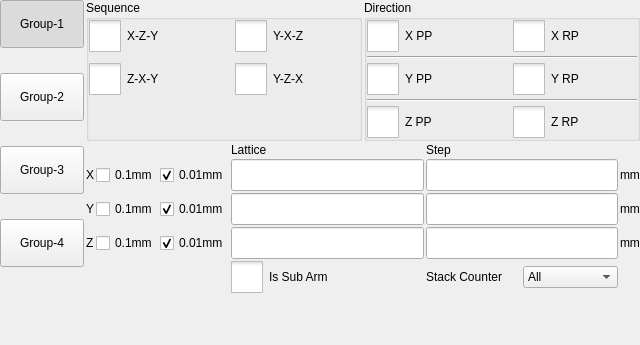
<?xml version="1.0" encoding="UTF-8"?>
<ui version="4.0">
 <class>ICHCStackedSettingsFrame</class>
 <widget class="QFrame" name="ICHCStackedSettingsFrame">
  <property name="geometry">
   <rect>
    <x>0</x>
    <y>0</y>
    <width>640</width>
    <height>345</height>
   </rect>
  </property>
  <property name="windowTitle">
   <string>Frame</string>
  </property>
  <property name="frameShape">
   <enum>QFrame::NoFrame</enum>
  </property>
  <property name="frameShadow">
   <enum>QFrame::Plain</enum>
  </property>
  <layout class="QHBoxLayout" name="horizontalLayout_3">
   <property name="spacing">
    <number>2</number>
   </property>
   <property name="leftMargin">
    <number>0</number>
   </property>
   <property name="topMargin">
    <number>0</number>
   </property>
   <property name="rightMargin">
    <number>0</number>
   </property>
   <property name="bottomMargin">
    <number>0</number>
   </property>
   <item>
    <layout class="QVBoxLayout" name="verticalLayout_3">
     <item>
      <layout class="QVBoxLayout" name="verticalLayout">
       <property name="spacing">
        <number>25</number>
       </property>
       <item>
        <widget class="QPushButton" name="page0ToolButton">
         <property name="sizePolicy">
          <sizepolicy hsizetype="Fixed" vsizetype="Fixed">
           <horstretch>0</horstretch>
           <verstretch>0</verstretch>
          </sizepolicy>
         </property>
         <property name="minimumSize">
          <size>
           <width>84</width>
           <height>48</height>
          </size>
         </property>
         <property name="maximumSize">
          <size>
           <width>84</width>
           <height>48</height>
          </size>
         </property>
         <property name="text">
          <string>Group-1</string>
         </property>
         <property name="checkable">
          <bool>true</bool>
         </property>
         <property name="checked">
          <bool>true</bool>
         </property>
         <attribute name="buttonGroup">
          <string notr="true">buttonGroup_2</string>
         </attribute>
        </widget>
       </item>
       <item>
        <widget class="QPushButton" name="page1ToolButton">
         <property name="sizePolicy">
          <sizepolicy hsizetype="Fixed" vsizetype="Fixed">
           <horstretch>0</horstretch>
           <verstretch>0</verstretch>
          </sizepolicy>
         </property>
         <property name="minimumSize">
          <size>
           <width>84</width>
           <height>48</height>
          </size>
         </property>
         <property name="maximumSize">
          <size>
           <width>84</width>
           <height>48</height>
          </size>
         </property>
         <property name="text">
          <string>Group-2</string>
         </property>
         <property name="checkable">
          <bool>true</bool>
         </property>
         <attribute name="buttonGroup">
          <string notr="true">buttonGroup_2</string>
         </attribute>
        </widget>
       </item>
       <item>
        <widget class="QPushButton" name="page2ToolButton">
         <property name="sizePolicy">
          <sizepolicy hsizetype="Fixed" vsizetype="Fixed">
           <horstretch>0</horstretch>
           <verstretch>0</verstretch>
          </sizepolicy>
         </property>
         <property name="minimumSize">
          <size>
           <width>84</width>
           <height>48</height>
          </size>
         </property>
         <property name="maximumSize">
          <size>
           <width>84</width>
           <height>48</height>
          </size>
         </property>
         <property name="text">
          <string>Group-3</string>
         </property>
         <property name="checkable">
          <bool>true</bool>
         </property>
         <attribute name="buttonGroup">
          <string notr="true">buttonGroup_2</string>
         </attribute>
        </widget>
       </item>
       <item>
        <widget class="QPushButton" name="page3ToolButton">
         <property name="sizePolicy">
          <sizepolicy hsizetype="Fixed" vsizetype="Fixed">
           <horstretch>0</horstretch>
           <verstretch>0</verstretch>
          </sizepolicy>
         </property>
         <property name="minimumSize">
          <size>
           <width>84</width>
           <height>48</height>
          </size>
         </property>
         <property name="maximumSize">
          <size>
           <width>84</width>
           <height>48</height>
          </size>
         </property>
         <property name="text">
          <string>Group-4</string>
         </property>
         <property name="checkable">
          <bool>true</bool>
         </property>
         <attribute name="buttonGroup">
          <string notr="true">buttonGroup_2</string>
         </attribute>
        </widget>
       </item>
       <item>
        <spacer name="verticalSpacer">
         <property name="orientation">
          <enum>Qt::Vertical</enum>
         </property>
         <property name="sizeHint" stdset="0">
          <size>
           <width>20</width>
           <height>40</height>
          </size>
         </property>
        </spacer>
       </item>
      </layout>
     </item>
    </layout>
   </item>
   <item>
    <layout class="QVBoxLayout" name="verticalLayout_2">
     <item>
      <layout class="QHBoxLayout" name="horizontalLayout">
       <item>
        <widget class="QGroupBox" name="groupBox">
         <property name="title">
          <string>Sequence</string>
         </property>
         <layout class="QFormLayout" name="formLayout">
          <property name="fieldGrowthPolicy">
           <enum>QFormLayout::AllNonFixedFieldsGrow</enum>
          </property>
          <property name="horizontalSpacing">
           <number>4</number>
          </property>
          <property name="verticalSpacing">
           <number>11</number>
          </property>
          <property name="leftMargin">
           <number>0</number>
          </property>
          <property name="topMargin">
           <number>0</number>
          </property>
          <property name="rightMargin">
           <number>0</number>
          </property>
          <property name="bottomMargin">
           <number>0</number>
          </property>
          <item row="0" column="0">
           <widget class="QCheckBox" name="xzyCheckBox">
            <property name="sizePolicy">
             <sizepolicy hsizetype="Fixed" vsizetype="Fixed">
              <horstretch>0</horstretch>
              <verstretch>0</verstretch>
             </sizepolicy>
            </property>
            <property name="minimumSize">
             <size>
              <width>142</width>
              <height>0</height>
             </size>
            </property>
            <property name="maximumSize">
             <size>
              <width>100</width>
              <height>16777215</height>
             </size>
            </property>
            <property name="styleSheet">
             <string notr="true">::indicator {
     width: 32px;
     height: 32px;
 }

::indicator:unchecked 
{
     image: url(:/resource/check_unchecked.png);
 }
::indicator:checked 
{
     image: url(:/resource/check_checked.png);
 }
</string>
            </property>
            <property name="text">
             <string>X-Z-Y</string>
            </property>
            <attribute name="buttonGroup">
             <string notr="true">buttonGroup</string>
            </attribute>
           </widget>
          </item>
          <item row="1" column="0">
           <widget class="QCheckBox" name="zxyCheckBox">
            <property name="sizePolicy">
             <sizepolicy hsizetype="Fixed" vsizetype="Fixed">
              <horstretch>0</horstretch>
              <verstretch>0</verstretch>
             </sizepolicy>
            </property>
            <property name="minimumSize">
             <size>
              <width>125</width>
              <height>0</height>
             </size>
            </property>
            <property name="styleSheet">
             <string notr="true">::indicator {
     width: 32px;
     height: 32px;
 }

::indicator:unchecked 
{
     image: url(:/resource/check_unchecked.png);
 }
::indicator:checked 
{
     image: url(:/resource/check_checked.png);
 }
</string>
            </property>
            <property name="text">
             <string>Z-X-Y</string>
            </property>
            <attribute name="buttonGroup">
             <string notr="true">buttonGroup</string>
            </attribute>
           </widget>
          </item>
          <item row="1" column="1">
           <widget class="QCheckBox" name="yzxCheckBox">
            <property name="styleSheet">
             <string notr="true">::indicator {
     width: 32px;
     height: 32px;
 }

::indicator:unchecked 
{
     image: url(:/resource/check_unchecked.png);
 }
::indicator:checked 
{
     image: url(:/resource/check_checked.png);
 }
</string>
            </property>
            <property name="text">
             <string>Y-Z-X</string>
            </property>
            <attribute name="buttonGroup">
             <string notr="true">buttonGroup</string>
            </attribute>
           </widget>
          </item>
          <item row="0" column="1">
           <widget class="QCheckBox" name="yxzCheckBox">
            <property name="maximumSize">
             <size>
              <width>100</width>
              <height>16777215</height>
             </size>
            </property>
            <property name="styleSheet">
             <string notr="true">::indicator {
     width: 32px;
     height: 32px;
 }

::indicator:unchecked 
{
     image: url(:/resource/check_unchecked.png);
 }
::indicator:checked 
{
     image: url(:/resource/check_checked.png);
 }
</string>
            </property>
            <property name="text">
             <string>Y-X-Z</string>
            </property>
            <attribute name="buttonGroup">
             <string notr="true">buttonGroup</string>
            </attribute>
           </widget>
          </item>
         </layout>
        </widget>
       </item>
       <item>
        <widget class="QGroupBox" name="groupBox_2">
         <property name="title">
          <string>Direction</string>
         </property>
         <layout class="QFormLayout" name="formLayout_2">
          <property name="fieldGrowthPolicy">
           <enum>QFormLayout::AllNonFixedFieldsGrow</enum>
          </property>
          <property name="horizontalSpacing">
           <number>4</number>
          </property>
          <property name="verticalSpacing">
           <number>4</number>
          </property>
          <property name="leftMargin">
           <number>0</number>
          </property>
          <property name="topMargin">
           <number>0</number>
          </property>
          <property name="rightMargin">
           <number>0</number>
          </property>
          <property name="bottomMargin">
           <number>0</number>
          </property>
          <item row="0" column="0">
           <widget class="QCheckBox" name="xPPCheckBox">
            <property name="sizePolicy">
             <sizepolicy hsizetype="Fixed" vsizetype="Fixed">
              <horstretch>0</horstretch>
              <verstretch>0</verstretch>
             </sizepolicy>
            </property>
            <property name="minimumSize">
             <size>
              <width>142</width>
              <height>0</height>
             </size>
            </property>
            <property name="maximumSize">
             <size>
              <width>100</width>
              <height>16777215</height>
             </size>
            </property>
            <property name="styleSheet">
             <string notr="true">::indicator {
     width: 32px;
     height: 32px;
 }

::indicator:unchecked 
{
     image: url(:/resource/check_unchecked.png);
 }
::indicator:checked 
{
     image: url(:/resource/check_checked.png);
 }
</string>
            </property>
            <property name="text">
             <string>X PP</string>
            </property>
            <attribute name="buttonGroup">
             <string notr="true">buttonGroup_3</string>
            </attribute>
           </widget>
          </item>
          <item row="0" column="1">
           <widget class="QCheckBox" name="xRPCheckBox">
            <property name="layoutDirection">
             <enum>Qt::LeftToRight</enum>
            </property>
            <property name="styleSheet">
             <string notr="true">::indicator {
     width: 32px;
     height: 32px;
 }

::indicator:unchecked 
{
     image: url(:/resource/check_unchecked.png);
 }
::indicator:checked 
{
     image: url(:/resource/check_checked.png);
 }
</string>
            </property>
            <property name="text">
             <string>X RP</string>
            </property>
            <attribute name="buttonGroup">
             <string notr="true">buttonGroup_3</string>
            </attribute>
           </widget>
          </item>
          <item row="2" column="0">
           <widget class="QCheckBox" name="yPPCheckBox">
            <property name="sizePolicy">
             <sizepolicy hsizetype="Fixed" vsizetype="Fixed">
              <horstretch>0</horstretch>
              <verstretch>0</verstretch>
             </sizepolicy>
            </property>
            <property name="minimumSize">
             <size>
              <width>125</width>
              <height>0</height>
             </size>
            </property>
            <property name="styleSheet">
             <string notr="true">::indicator {
     width: 32px;
     height: 32px;
 }

::indicator:unchecked 
{
     image: url(:/resource/check_unchecked.png);
 }
::indicator:checked 
{
     image: url(:/resource/check_checked.png);
 }
</string>
            </property>
            <property name="text">
             <string>Y PP</string>
            </property>
            <attribute name="buttonGroup">
             <string notr="true">buttonGroup_4</string>
            </attribute>
           </widget>
          </item>
          <item row="2" column="1">
           <widget class="QCheckBox" name="yRPCheckBox">
            <property name="styleSheet">
             <string notr="true">::indicator {
     width: 32px;
     height: 32px;
 }

::indicator:unchecked 
{
     image: url(:/resource/check_unchecked.png);
 }
::indicator:checked 
{
     image: url(:/resource/check_checked.png);
 }
</string>
            </property>
            <property name="text">
             <string>Y RP</string>
            </property>
            <attribute name="buttonGroup">
             <string notr="true">buttonGroup_4</string>
            </attribute>
           </widget>
          </item>
          <item row="4" column="0">
           <widget class="QCheckBox" name="zPPCheckBox">
            <property name="sizePolicy">
             <sizepolicy hsizetype="Fixed" vsizetype="Fixed">
              <horstretch>0</horstretch>
              <verstretch>0</verstretch>
             </sizepolicy>
            </property>
            <property name="minimumSize">
             <size>
              <width>125</width>
              <height>0</height>
             </size>
            </property>
            <property name="styleSheet">
             <string notr="true">::indicator {
     width: 32px;
     height: 32px;
 }

::indicator:unchecked 
{
     image: url(:/resource/check_unchecked.png);
 }
::indicator:checked 
{
     image: url(:/resource/check_checked.png);
 }
</string>
            </property>
            <property name="text">
             <string>Z PP</string>
            </property>
            <attribute name="buttonGroup">
             <string notr="true">buttonGroup_5</string>
            </attribute>
           </widget>
          </item>
          <item row="4" column="1">
           <widget class="QCheckBox" name="zRPCheckBox">
            <property name="styleSheet">
             <string notr="true">::indicator {
     width: 32px;
     height: 32px;
 }

::indicator:unchecked 
{
     image: url(:/resource/check_unchecked.png);
 }
::indicator:checked 
{
     image: url(:/resource/check_checked.png);
 }
</string>
            </property>
            <property name="text">
             <string>Z RP</string>
            </property>
            <attribute name="buttonGroup">
             <string notr="true">buttonGroup_5</string>
            </attribute>
           </widget>
          </item>
          <item row="1" column="0" colspan="2">
           <widget class="Line" name="line">
            <property name="orientation">
             <enum>Qt::Horizontal</enum>
            </property>
           </widget>
          </item>
          <item row="3" column="0" colspan="2">
           <widget class="Line" name="line_2">
            <property name="orientation">
             <enum>Qt::Horizontal</enum>
            </property>
           </widget>
          </item>
         </layout>
        </widget>
       </item>
      </layout>
     </item>
     <item>
      <layout class="QGridLayout" name="gridLayout">
       <item row="0" column="4">
        <widget class="QLabel" name="label_3">
         <property name="text">
          <string>Step</string>
         </property>
        </widget>
       </item>
       <item row="1" column="1">
        <widget class="QCheckBox" name="xUnit">
         <property name="text">
          <string>0.1mm</string>
         </property>
         <attribute name="buttonGroup">
          <string notr="true">buttonGroup_6</string>
         </attribute>
        </widget>
       </item>
       <item row="2" column="3">
        <widget class="ICLineEditWithVirtualNumericKeypad" name="yRPLatticeLineEdit">
         <property name="minimumSize">
          <size>
           <width>0</width>
           <height>32</height>
          </size>
         </property>
         <property name="text">
          <string notr="true"/>
         </property>
        </widget>
       </item>
       <item row="2" column="1">
        <widget class="QCheckBox" name="yUnit">
         <property name="text">
          <string>0.1mm</string>
         </property>
         <attribute name="buttonGroup">
          <string notr="true">buttonGroup_7</string>
         </attribute>
        </widget>
       </item>
       <item row="0" column="3">
        <widget class="QLabel" name="label_2">
         <property name="text">
          <string>Lattice</string>
         </property>
        </widget>
       </item>
       <item row="1" column="5">
        <widget class="QLabel" name="label">
         <property name="text">
          <string>mm</string>
         </property>
        </widget>
       </item>
       <item row="3" column="0">
        <widget class="QLabel" name="label_8">
         <property name="text">
          <string>Z</string>
         </property>
        </widget>
       </item>
       <item row="2" column="5">
        <widget class="QLabel" name="label_4">
         <property name="text">
          <string>mm</string>
         </property>
        </widget>
       </item>
       <item row="1" column="0">
        <widget class="QLabel" name="label_6">
         <property name="text">
          <string>X</string>
         </property>
        </widget>
       </item>
       <item row="1" column="4">
        <widget class="ICLineEditWithVirtualNumericKeypad" name="xRPStepLineEdit">
         <property name="minimumSize">
          <size>
           <width>0</width>
           <height>32</height>
          </size>
         </property>
         <property name="text">
          <string notr="true"/>
         </property>
        </widget>
       </item>
       <item row="4" column="4">
        <layout class="QHBoxLayout" name="horizontalLayout_2">
         <item>
          <widget class="QLabel" name="label_9">
           <property name="text">
            <string>Stack Counter</string>
           </property>
          </widget>
         </item>
         <item>
          <widget class="ICComboBox" name="countWayBox">
           <item>
            <property name="text">
             <string>All</string>
            </property>
           </item>
           <item>
            <property name="text">
             <string>Good</string>
            </property>
           </item>
           <item>
            <property name="text">
             <string>Stack-1</string>
            </property>
           </item>
           <item>
            <property name="text">
             <string>Stack-2</string>
            </property>
           </item>
           <item>
            <property name="text">
             <string>Stack-3</string>
            </property>
           </item>
           <item>
            <property name="text">
             <string>Stack-4</string>
            </property>
           </item>
          </widget>
         </item>
        </layout>
       </item>
       <item row="3" column="1">
        <widget class="QCheckBox" name="zUnit">
         <property name="text">
          <string>0.1mm</string>
         </property>
         <attribute name="buttonGroup">
          <string notr="true">buttonGroup_8</string>
         </attribute>
        </widget>
       </item>
       <item row="1" column="3">
        <widget class="ICLineEditWithVirtualNumericKeypad" name="xRPLatticeLineEdit">
         <property name="minimumSize">
          <size>
           <width>0</width>
           <height>32</height>
          </size>
         </property>
         <property name="text">
          <string notr="true"/>
         </property>
        </widget>
       </item>
       <item row="2" column="4">
        <widget class="ICLineEditWithVirtualNumericKeypad" name="yRPStepLineEdit">
         <property name="minimumSize">
          <size>
           <width>0</width>
           <height>32</height>
          </size>
         </property>
         <property name="text">
          <string notr="true"/>
         </property>
        </widget>
       </item>
       <item row="3" column="5">
        <widget class="QLabel" name="label_5">
         <property name="text">
          <string>mm</string>
         </property>
        </widget>
       </item>
       <item row="3" column="3">
        <widget class="ICLineEditWithVirtualNumericKeypad" name="zRPLatticeLineEdit">
         <property name="minimumSize">
          <size>
           <width>0</width>
           <height>32</height>
          </size>
         </property>
         <property name="text">
          <string notr="true"/>
         </property>
        </widget>
       </item>
       <item row="3" column="4">
        <widget class="ICLineEditWithVirtualNumericKeypad" name="zRPStepLineEdit">
         <property name="minimumSize">
          <size>
           <width>0</width>
           <height>32</height>
          </size>
         </property>
         <property name="text">
          <string notr="true"/>
         </property>
        </widget>
       </item>
       <item row="2" column="0">
        <widget class="QLabel" name="label_7">
         <property name="text">
          <string>Y</string>
         </property>
        </widget>
       </item>
       <item row="1" column="2">
        <widget class="QCheckBox" name="xUnit_2">
         <property name="text">
          <string>0.01mm</string>
         </property>
         <property name="checked">
          <bool>true</bool>
         </property>
         <attribute name="buttonGroup">
          <string notr="true">buttonGroup_6</string>
         </attribute>
        </widget>
       </item>
       <item row="2" column="2">
        <widget class="QCheckBox" name="yUnit_2">
         <property name="text">
          <string>0.01mm</string>
         </property>
         <property name="checked">
          <bool>true</bool>
         </property>
         <attribute name="buttonGroup">
          <string notr="true">buttonGroup_7</string>
         </attribute>
        </widget>
       </item>
       <item row="3" column="2">
        <widget class="QCheckBox" name="zUnit_2">
         <property name="text">
          <string>0.01mm</string>
         </property>
         <property name="checked">
          <bool>true</bool>
         </property>
         <attribute name="buttonGroup">
          <string notr="true">buttonGroup_8</string>
         </attribute>
        </widget>
       </item>
       <item row="4" column="3">
        <widget class="QCheckBox" name="subArm">
         <property name="sizePolicy">
          <sizepolicy hsizetype="Fixed" vsizetype="Fixed">
           <horstretch>0</horstretch>
           <verstretch>0</verstretch>
          </sizepolicy>
         </property>
         <property name="minimumSize">
          <size>
           <width>125</width>
           <height>0</height>
          </size>
         </property>
         <property name="styleSheet">
          <string notr="true">::indicator {
     width: 32px;
     height: 32px;
 }

::indicator:unchecked 
{
     image: url(:/resource/check_unchecked.png);
 }
::indicator:checked 
{
     image: url(:/resource/check_checked.png);
 }
</string>
         </property>
         <property name="text">
          <string>Is Sub Arm</string>
         </property>
        </widget>
       </item>
      </layout>
     </item>
     <item>
      <spacer name="verticalSpacer_2">
       <property name="orientation">
        <enum>Qt::Vertical</enum>
       </property>
       <property name="sizeHint" stdset="0">
        <size>
         <width>20</width>
         <height>40</height>
        </size>
       </property>
      </spacer>
     </item>
    </layout>
   </item>
  </layout>
 </widget>
 <customwidgets>
  <customwidget>
   <class>ICComboBox</class>
   <extends>QComboBox</extends>
   <header>iccombobox.h</header>
  </customwidget>
  <customwidget>
   <class>ICLineEditWithVirtualNumericKeypad</class>
   <extends>QLineEdit</extends>
   <header>iclineeditwithvirtualnumerickeypad.h</header>
  </customwidget>
 </customwidgets>
 <resources/>
 <connections/>
 <buttongroups>
  <buttongroup name="buttonGroup_7"/>
  <buttongroup name="buttonGroup_8"/>
  <buttongroup name="buttonGroup_2"/>
  <buttongroup name="buttonGroup_3"/>
  <buttongroup name="buttonGroup"/>
  <buttongroup name="buttonGroup_4"/>
  <buttongroup name="buttonGroup_5"/>
  <buttongroup name="buttonGroup_6"/>
 </buttongroups>
</ui>
